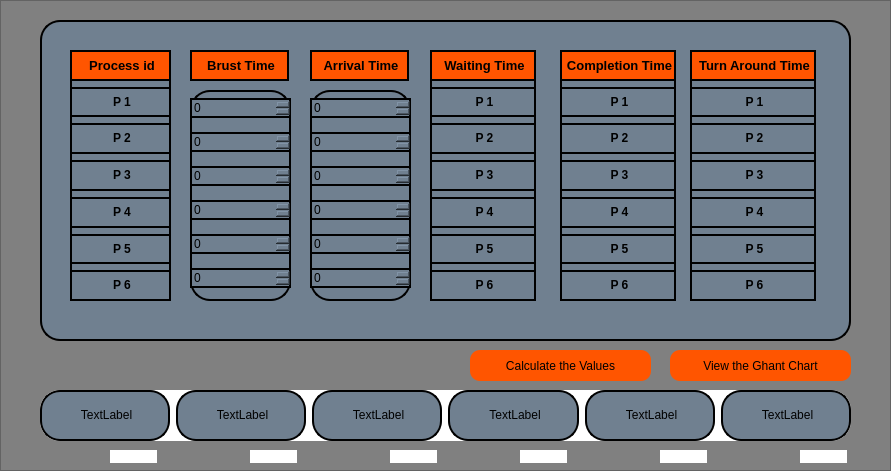
   <widget class="QFrame" name="frame_6">
    <property name="geometry">
     <rect>
      <x>160</x>
      <y>40</y>
      <width>891</width>
      <height>471</height>
     </rect>
    </property>
    <property name="styleSheet">
     <string notr="true">background-color: rgb(128, 128, 128);</string>
    </property>
    <property name="frameShape">
     <enum>QFrame::StyledPanel</enum>
    </property>
    <property name="frameShadow">
     <enum>QFrame::Raised</enum>
    </property>
    <widget class="QFrame" name="frame_3">
     <property name="geometry">
      <rect>
       <x>40</x>
       <y>20</y>
       <width>811</width>
       <height>321</height>
      </rect>
     </property>
     <property name="styleSheet">
      <string notr="true">background-color: rgb(112, 128, 144);
border-radius:20px;
border:2px solid black;</string>
     </property>
     <property name="frameShape">
      <enum>QFrame::StyledPanel</enum>
     </property>
     <property name="frameShadow">
      <enum>QFrame::Raised</enum>
     </property>
     <widget class="QWidget" name="verticalLayoutWidget">
      <property name="geometry">
       <rect>
        <x>30</x>
        <y>30</y>
        <width>101</width>
        <height>251</height>
       </rect>
      </property>
      <layout class="QVBoxLayout" name="verticalLayout">
       <item>
        <widget class="QLabel" name="label_7">
         <property name="styleSheet">
          <string notr="true">background-color: rgb(255, 85, 0);</string>
         </property>
         <property name="text">
          <string>&lt;html&gt;&lt;head/&gt;&lt;body&gt;&lt;p align=&quot;center&quot;&gt;&lt;span style=&quot; font-size:10pt; font-weight:600;&quot;&gt;Process id&lt;/span&gt;&lt;/p&gt;&lt;/body&gt;&lt;/html&gt;</string>
         </property>
        </widget>
       </item>
       <item>
        <widget class="QLabel" name="p1id">
         <property name="text">
          <string>&lt;html&gt;&lt;head/&gt;&lt;body&gt;&lt;p align=&quot;center&quot;&gt;&lt;span style=&quot; font-weight:600;&quot;&gt;P 1&lt;/span&gt;&lt;/p&gt;&lt;/body&gt;&lt;/html&gt;</string>
         </property>
        </widget>
       </item>
       <item>
        <widget class="QLabel" name="p2id">
         <property name="text">
          <string>&lt;html&gt;&lt;head/&gt;&lt;body&gt;&lt;p align=&quot;center&quot;&gt;&lt;span style=&quot; font-weight:600;&quot;&gt;P 2&lt;/span&gt;&lt;/p&gt;&lt;/body&gt;&lt;/html&gt;</string>
         </property>
        </widget>
       </item>
       <item>
        <widget class="QLabel" name="p3id">
         <property name="text">
          <string>&lt;html&gt;&lt;head/&gt;&lt;body&gt;&lt;p align=&quot;center&quot;&gt;&lt;span style=&quot; font-weight:600;&quot;&gt;P 3&lt;/span&gt;&lt;/p&gt;&lt;/body&gt;&lt;/html&gt;</string>
         </property>
        </widget>
       </item>
       <item>
        <widget class="QLabel" name="p4id">
         <property name="text">
          <string>&lt;html&gt;&lt;head/&gt;&lt;body&gt;&lt;p align=&quot;center&quot;&gt;&lt;span style=&quot; font-weight:600;&quot;&gt;P 4&lt;/span&gt;&lt;/p&gt;&lt;/body&gt;&lt;/html&gt;</string>
         </property>
        </widget>
       </item>
       <item>
        <widget class="QLabel" name="p5id">
         <property name="text">
          <string>&lt;html&gt;&lt;head/&gt;&lt;body&gt;&lt;p align=&quot;center&quot;&gt;&lt;span style=&quot; font-weight:600;&quot;&gt;P 5&lt;/span&gt;&lt;/p&gt;&lt;/body&gt;&lt;/html&gt;</string>
         </property>
        </widget>
       </item>
       <item>
        <widget class="QLabel" name="p6id">
         <property name="text">
          <string>&lt;html&gt;&lt;head/&gt;&lt;body&gt;&lt;p align=&quot;center&quot;&gt;&lt;span style=&quot; font-weight:600;&quot;&gt;P 6&lt;/span&gt;&lt;/p&gt;&lt;/body&gt;&lt;/html&gt;</string>
         </property>
        </widget>
       </item>
      </layout>
     </widget>
     <widget class="QWidget" name="verticalLayoutWidget_2">
      <property name="geometry">
       <rect>
        <x>150</x>
        <y>70</y>
        <width>101</width>
        <height>211</height>
       </rect>
      </property>
      <layout class="QVBoxLayout" name="verticalLayout_2">
       <item>
        <widget class="QSpinBox" name="p1b1id"/>
       </item>
       <item>
        <widget class="QSpinBox" name="p2b2id"/>
       </item>
       <item>
        <widget class="QSpinBox" name="p3b3id"/>
       </item>
       <item>
        <widget class="QSpinBox" name="p4b4id"/>
       </item>
       <item>
        <widget class="QSpinBox" name="p5b5id"/>
       </item>
       <item>
        <widget class="QSpinBox" name="p6b6id">
         <property name="styleSheet">
          <string notr="true">border-radius:none;</string>
         </property>
        </widget>
       </item>
      </layout>
     </widget>
     <widget class="QLabel" name="label_20">
      <property name="geometry">
       <rect>
        <x>150</x>
        <y>30</y>
        <width>99</width>
        <height>31</height>
       </rect>
      </property>
      <property name="styleSheet">
       <string notr="true">background-color: rgb(255, 85, 0);</string>
      </property>
      <property name="text">
       <string>&lt;html&gt;&lt;head/&gt;&lt;body&gt;&lt;p align=&quot;center&quot;&gt;&lt;span style=&quot; font-size:10pt; font-weight:600;&quot;&gt;Brust Time&lt;/span&gt;&lt;/p&gt;&lt;/body&gt;&lt;/html&gt;</string>
      </property>
     </widget>
     <widget class="QWidget" name="verticalLayoutWidget_3">
      <property name="geometry">
       <rect>
        <x>650</x>
        <y>30</y>
        <width>126</width>
        <height>251</height>
       </rect>
      </property>
      <layout class="QVBoxLayout" name="verticalLayout_3">
       <item>
        <widget class="QLabel" name="label_8">
         <property name="styleSheet">
          <string notr="true">background-color: rgb(255, 85, 0);</string>
         </property>
         <property name="text">
          <string>&lt;html&gt;&lt;head/&gt;&lt;body&gt;&lt;p align=&quot;center&quot;&gt;&lt;span style=&quot; font-size:10pt; font-weight:600;&quot;&gt;Turn Around Time&lt;/span&gt;&lt;/p&gt;&lt;/body&gt;&lt;/html&gt;</string>
         </property>
        </widget>
       </item>
       <item>
        <widget class="QLabel" name="p1t1id">
         <property name="text">
          <string>&lt;html&gt;&lt;head/&gt;&lt;body&gt;&lt;p align=&quot;center&quot;&gt;&lt;span style=&quot; font-weight:600;&quot;&gt;P 1&lt;/span&gt;&lt;/p&gt;&lt;/body&gt;&lt;/html&gt;</string>
         </property>
        </widget>
       </item>
       <item>
        <widget class="QLabel" name="p2t2id">
         <property name="text">
          <string>&lt;html&gt;&lt;head/&gt;&lt;body&gt;&lt;p align=&quot;center&quot;&gt;&lt;span style=&quot; font-weight:600;&quot;&gt;P 2&lt;/span&gt;&lt;/p&gt;&lt;/body&gt;&lt;/html&gt;</string>
         </property>
        </widget>
       </item>
       <item>
        <widget class="QLabel" name="p3t3id">
         <property name="text">
          <string>&lt;html&gt;&lt;head/&gt;&lt;body&gt;&lt;p align=&quot;center&quot;&gt;&lt;span style=&quot; font-weight:600;&quot;&gt;P 3&lt;/span&gt;&lt;/p&gt;&lt;/body&gt;&lt;/html&gt;</string>
         </property>
        </widget>
       </item>
       <item>
        <widget class="QLabel" name="p4t4id">
         <property name="text">
          <string>&lt;html&gt;&lt;head/&gt;&lt;body&gt;&lt;p align=&quot;center&quot;&gt;&lt;span style=&quot; font-weight:600;&quot;&gt;P 4&lt;/span&gt;&lt;/p&gt;&lt;/body&gt;&lt;/html&gt;</string>
         </property>
        </widget>
       </item>
       <item>
        <widget class="QLabel" name="p5t5id">
         <property name="text">
          <string>&lt;html&gt;&lt;head/&gt;&lt;body&gt;&lt;p align=&quot;center&quot;&gt;&lt;span style=&quot; font-weight:600;&quot;&gt;P 5&lt;/span&gt;&lt;/p&gt;&lt;/body&gt;&lt;/html&gt;</string>
         </property>
        </widget>
       </item>
       <item>
        <widget class="QLabel" name="p6t6id">
         <property name="text">
          <string>&lt;html&gt;&lt;head/&gt;&lt;body&gt;&lt;p align=&quot;center&quot;&gt;&lt;span style=&quot; font-weight:600;&quot;&gt;P 6&lt;/span&gt;&lt;/p&gt;&lt;/body&gt;&lt;/html&gt;</string>
         </property>
        </widget>
       </item>
      </layout>
     </widget>
     <widget class="QWidget" name="verticalLayoutWidget_4">
      <property name="geometry">
       <rect>
        <x>520</x>
        <y>30</y>
        <width>116</width>
        <height>251</height>
       </rect>
      </property>
      <layout class="QVBoxLayout" name="verticalLayout_4">
       <item>
        <widget class="QLabel" name="label_9">
         <property name="styleSheet">
          <string notr="true">background-color: rgb(255, 85, 0);</string>
         </property>
         <property name="text">
          <string>&lt;html&gt;&lt;head/&gt;&lt;body&gt;&lt;p align=&quot;center&quot;&gt;&lt;span style=&quot; font-size:10pt; font-weight:600;&quot;&gt;Completion Time&lt;/span&gt;&lt;/p&gt;&lt;/body&gt;&lt;/html&gt;</string>
         </property>
        </widget>
       </item>
       <item>
        <widget class="QLabel" name="p1c1id">
         <property name="text">
          <string>&lt;html&gt;&lt;head/&gt;&lt;body&gt;&lt;p align=&quot;center&quot;&gt;&lt;span style=&quot; font-weight:600;&quot;&gt;P 1&lt;/span&gt;&lt;/p&gt;&lt;/body&gt;&lt;/html&gt;</string>
         </property>
        </widget>
       </item>
       <item>
        <widget class="QLabel" name="p2c2id">
         <property name="text">
          <string>&lt;html&gt;&lt;head/&gt;&lt;body&gt;&lt;p align=&quot;center&quot;&gt;&lt;span style=&quot; font-weight:600;&quot;&gt;P 2&lt;/span&gt;&lt;/p&gt;&lt;/body&gt;&lt;/html&gt;</string>
         </property>
        </widget>
       </item>
       <item>
        <widget class="QLabel" name="p3c3id">
         <property name="text">
          <string>&lt;html&gt;&lt;head/&gt;&lt;body&gt;&lt;p align=&quot;center&quot;&gt;&lt;span style=&quot; font-weight:600;&quot;&gt;P 3&lt;/span&gt;&lt;/p&gt;&lt;/body&gt;&lt;/html&gt;</string>
         </property>
        </widget>
       </item>
       <item>
        <widget class="QLabel" name="p4c4id">
         <property name="text">
          <string>&lt;html&gt;&lt;head/&gt;&lt;body&gt;&lt;p align=&quot;center&quot;&gt;&lt;span style=&quot; font-weight:600;&quot;&gt;P 4&lt;/span&gt;&lt;/p&gt;&lt;/body&gt;&lt;/html&gt;</string>
         </property>
        </widget>
       </item>
       <item>
        <widget class="QLabel" name="p5c5id">
         <property name="text">
          <string>&lt;html&gt;&lt;head/&gt;&lt;body&gt;&lt;p align=&quot;center&quot;&gt;&lt;span style=&quot; font-weight:600;&quot;&gt;P 5&lt;/span&gt;&lt;/p&gt;&lt;/body&gt;&lt;/html&gt;</string>
         </property>
        </widget>
       </item>
       <item>
        <widget class="QLabel" name="p6c6id">
         <property name="text">
          <string>&lt;html&gt;&lt;head/&gt;&lt;body&gt;&lt;p align=&quot;center&quot;&gt;&lt;span style=&quot; font-weight:600;&quot;&gt;P 6&lt;/span&gt;&lt;/p&gt;&lt;/body&gt;&lt;/html&gt;</string>
         </property>
        </widget>
       </item>
      </layout>
     </widget>
     <widget class="QWidget" name="verticalLayoutWidget_5">
      <property name="geometry">
       <rect>
        <x>390</x>
        <y>30</y>
        <width>106</width>
        <height>251</height>
       </rect>
      </property>
      <layout class="QVBoxLayout" name="verticalLayout_5">
       <item>
        <widget class="QLabel" name="label_10">
         <property name="styleSheet">
          <string notr="true">background-color: rgb(255, 85, 0);</string>
         </property>
         <property name="text">
          <string>&lt;html&gt;&lt;head/&gt;&lt;body&gt;&lt;p align=&quot;center&quot;&gt;&lt;span style=&quot; font-size:10pt; font-weight:600;&quot;&gt;Waiting Time&lt;/span&gt;&lt;/p&gt;&lt;/body&gt;&lt;/html&gt;</string>
         </property>
        </widget>
       </item>
       <item>
        <widget class="QLabel" name="p1w1id">
         <property name="text">
          <string>&lt;html&gt;&lt;head/&gt;&lt;body&gt;&lt;p align=&quot;center&quot;&gt;&lt;span style=&quot; font-weight:600;&quot;&gt;P 1&lt;/span&gt;&lt;/p&gt;&lt;/body&gt;&lt;/html&gt;</string>
         </property>
        </widget>
       </item>
       <item>
        <widget class="QLabel" name="p2w2id">
         <property name="text">
          <string>&lt;html&gt;&lt;head/&gt;&lt;body&gt;&lt;p align=&quot;center&quot;&gt;&lt;span style=&quot; font-weight:600;&quot;&gt;P 2&lt;/span&gt;&lt;/p&gt;&lt;/body&gt;&lt;/html&gt;</string>
         </property>
        </widget>
       </item>
       <item>
        <widget class="QLabel" name="p3w3id">
         <property name="text">
          <string>&lt;html&gt;&lt;head/&gt;&lt;body&gt;&lt;p align=&quot;center&quot;&gt;&lt;span style=&quot; font-weight:600;&quot;&gt;P 3&lt;/span&gt;&lt;/p&gt;&lt;/body&gt;&lt;/html&gt;</string>
         </property>
        </widget>
       </item>
       <item>
        <widget class="QLabel" name="p4w4id">
         <property name="text">
          <string>&lt;html&gt;&lt;head/&gt;&lt;body&gt;&lt;p align=&quot;center&quot;&gt;&lt;span style=&quot; font-weight:600;&quot;&gt;P 4&lt;/span&gt;&lt;/p&gt;&lt;/body&gt;&lt;/html&gt;</string>
         </property>
        </widget>
       </item>
       <item>
        <widget class="QLabel" name="p5w5id">
         <property name="text">
          <string>&lt;html&gt;&lt;head/&gt;&lt;body&gt;&lt;p align=&quot;center&quot;&gt;&lt;span style=&quot; font-weight:600;&quot;&gt;P 5&lt;/span&gt;&lt;/p&gt;&lt;/body&gt;&lt;/html&gt;</string>
         </property>
        </widget>
       </item>
       <item>
        <widget class="QLabel" name="p6w6id">
         <property name="text">
          <string>&lt;html&gt;&lt;head/&gt;&lt;body&gt;&lt;p align=&quot;center&quot;&gt;&lt;span style=&quot; font-weight:600;&quot;&gt;P 6&lt;/span&gt;&lt;/p&gt;&lt;/body&gt;&lt;/html&gt;</string>
         </property>
        </widget>
       </item>
      </layout>
     </widget>
     <widget class="QLabel" name="label_21">
      <property name="geometry">
       <rect>
        <x>270</x>
        <y>30</y>
        <width>99</width>
        <height>31</height>
       </rect>
      </property>
      <property name="styleSheet">
       <string notr="true">background-color: rgb(255, 85, 0);</string>
      </property>
      <property name="text">
       <string>&lt;html&gt;&lt;head/&gt;&lt;body&gt;&lt;p align=&quot;center&quot;&gt;&lt;span style=&quot; font-size:10pt; font-weight:600;&quot;&gt;Arrival Time&lt;/span&gt;&lt;/p&gt;&lt;/body&gt;&lt;/html&gt;</string>
      </property>
     </widget>
     <widget class="QWidget" name="verticalLayoutWidget_7">
      <property name="geometry">
       <rect>
        <x>270</x>
        <y>70</y>
        <width>101</width>
        <height>211</height>
       </rect>
      </property>
      <layout class="QVBoxLayout" name="verticalLayout_7">
       <item>
        <widget class="QSpinBox" name="p1a1id"/>
       </item>
       <item>
        <widget class="QSpinBox" name="p2a2id"/>
       </item>
       <item>
        <widget class="QSpinBox" name="p3a3id"/>
       </item>
       <item>
        <widget class="QSpinBox" name="p4a4id"/>
       </item>
       <item>
        <widget class="QSpinBox" name="p5a5id"/>
       </item>
       <item>
        <widget class="QSpinBox" name="p6a6id"/>
       </item>
      </layout>
     </widget>
    </widget>
    <widget class="QFrame" name="frame_4">
     <property name="geometry">
      <rect>
       <x>40</x>
       <y>390</y>
       <width>811</width>
       <height>51</height>
      </rect>
     </property>
     <property name="styleSheet">
      <string notr="true">background-color: rgb(255, 255, 255);
border-radius:20px;</string>
     </property>
     <property name="frameShape">
      <enum>QFrame::StyledPanel</enum>
     </property>
     <property name="frameShadow">
      <enum>QFrame::Raised</enum>
     </property>
     <widget class="QWidget" name="horizontalLayoutWidget">
      <property name="geometry">
       <rect>
        <x>0</x>
        <y>0</y>
        <width>811</width>
        <height>51</height>
       </rect>
      </property>
      <layout class="QHBoxLayout" name="horizontalLayout">
       <item>
        <widget class="QLabel" name="program1">
         <property name="styleSheet">
          <string notr="true">background-color: rgb(112, 128, 144);
border:2px solid black;</string>
         </property>
         <property name="text">
          <string>&lt;html&gt;&lt;head/&gt;&lt;body&gt;&lt;p align=&quot;center&quot;&gt;TextLabel&lt;/p&gt;&lt;/body&gt;&lt;/html&gt;</string>
         </property>
        </widget>
       </item>
       <item>
        <widget class="QLabel" name="program2">
         <property name="styleSheet">
          <string notr="true">background-color: rgb(112, 128, 144);
border:2px solid black;</string>
         </property>
         <property name="text">
          <string>&lt;html&gt;&lt;head/&gt;&lt;body&gt;&lt;p align=&quot;center&quot;&gt;TextLabel&lt;/p&gt;&lt;/body&gt;&lt;/html&gt;</string>
         </property>
        </widget>
       </item>
       <item>
        <widget class="QLabel" name="program3">
         <property name="styleSheet">
          <string notr="true">background-color: rgb(112, 128, 144);
border:2px solid black;</string>
         </property>
         <property name="text">
          <string>&lt;html&gt;&lt;head/&gt;&lt;body&gt;&lt;p align=&quot;center&quot;&gt;TextLabel&lt;/p&gt;&lt;/body&gt;&lt;/html&gt;</string>
         </property>
        </widget>
       </item>
       <item>
        <widget class="QLabel" name="program4">
         <property name="styleSheet">
          <string notr="true">background-color: rgb(112, 128, 144);
border:2px solid black;</string>
         </property>
         <property name="text">
          <string>&lt;html&gt;&lt;head/&gt;&lt;body&gt;&lt;p align=&quot;center&quot;&gt;TextLabel&lt;/p&gt;&lt;/body&gt;&lt;/html&gt;</string>
         </property>
        </widget>
       </item>
       <item>
        <widget class="QLabel" name="program5">
         <property name="styleSheet">
          <string notr="true">background-color: rgb(112, 128, 144);
border:2px solid black;</string>
         </property>
         <property name="text">
          <string>&lt;html&gt;&lt;head/&gt;&lt;body&gt;&lt;p align=&quot;center&quot;&gt;TextLabel&lt;/p&gt;&lt;/body&gt;&lt;/html&gt;</string>
         </property>
        </widget>
       </item>
       <item>
        <widget class="QLabel" name="program6">
         <property name="styleSheet">
          <string notr="true">background-color: rgb(112, 128, 144);
border:2px solid black;</string>
         </property>
         <property name="text">
          <string>&lt;html&gt;&lt;head/&gt;&lt;body&gt;&lt;p align=&quot;center&quot;&gt;TextLabel&lt;/p&gt;&lt;/body&gt;&lt;/html&gt;</string>
         </property>
        </widget>
       </item>
      </layout>
     </widget>
    </widget>
    <widget class="QPushButton" name="pushButton">
     <property name="geometry">
      <rect>
       <x>470</x>
       <y>350</y>
       <width>181</width>
       <height>31</height>
      </rect>
     </property>
     <property name="styleSheet">
      <string notr="true">background-color: rgb(255, 85, 0);
border-radius:10px;</string>
     </property>
     <property name="text">
      <string>Calculate the Values</string>
     </property>
    </widget>
    <widget class="QPushButton" name="pushButton2">
     <property name="geometry">
      <rect>
       <x>670</x>
       <y>350</y>
       <width>181</width>
       <height>31</height>
      </rect>
     </property>
     <property name="styleSheet">
      <string notr="true">background-color: rgb(255, 85, 0);
border-radius:10px;</string>
     </property>
     <property name="text">
      <string>View the Ghant Chart</string>
     </property>
     <property name="flat">
      <bool>false</bool>
     </property>
    </widget>
    <widget class="QLabel" name="plength1">
     <property name="geometry">
      <rect>
       <x>110</x>
       <y>450</y>
       <width>47</width>
       <height>13</height>
      </rect>
     </property>
     <property name="styleSheet">
      <string notr="true">background-color: rgb(255, 255, 255);</string>
     </property>
     <property name="text">
      <string>&lt;html&gt;&lt;head/&gt;&lt;body&gt;&lt;p align=&quot;center&quot;&gt;&lt;span style=&quot; font-weight:600;&quot;&gt;&lt;br/&gt;&lt;/span&gt;&lt;/p&gt;&lt;/body&gt;&lt;/html&gt;</string>
     </property>
    </widget>
    <widget class="QLabel" name="plength2">
     <property name="geometry">
      <rect>
       <x>250</x>
       <y>450</y>
       <width>47</width>
       <height>13</height>
      </rect>
     </property>
     <property name="styleSheet">
      <string notr="true">background-color: rgb(255, 255, 255);</string>
     </property>
     <property name="text">
      <string>&lt;html&gt;&lt;head/&gt;&lt;body&gt;&lt;p align=&quot;center&quot;&gt;&lt;span style=&quot; font-weight:600;&quot;&gt;&lt;br/&gt;&lt;/span&gt;&lt;/p&gt;&lt;/body&gt;&lt;/html&gt;</string>
     </property>
    </widget>
    <widget class="QLabel" name="plength3">
     <property name="geometry">
      <rect>
       <x>390</x>
       <y>450</y>
       <width>47</width>
       <height>13</height>
      </rect>
     </property>
     <property name="styleSheet">
      <string notr="true">background-color: rgb(255, 255, 255);</string>
     </property>
     <property name="text">
      <string>&lt;html&gt;&lt;head/&gt;&lt;body&gt;&lt;p align=&quot;center&quot;&gt;&lt;br/&gt;&lt;/p&gt;&lt;/body&gt;&lt;/html&gt;</string>
     </property>
    </widget>
    <widget class="QLabel" name="plength4">
     <property name="geometry">
      <rect>
       <x>520</x>
       <y>450</y>
       <width>47</width>
       <height>13</height>
      </rect>
     </property>
     <property name="styleSheet">
      <string notr="true">background-color: rgb(255, 255, 255);</string>
     </property>
     <property name="text">
      <string>&lt;html&gt;&lt;head/&gt;&lt;body&gt;&lt;p align=&quot;center&quot;&gt;&lt;br/&gt;&lt;/p&gt;&lt;/body&gt;&lt;/html&gt;</string>
     </property>
    </widget>
    <widget class="QLabel" name="plength5">
     <property name="geometry">
      <rect>
       <x>660</x>
       <y>450</y>
       <width>47</width>
       <height>13</height>
      </rect>
     </property>
     <property name="styleSheet">
      <string notr="true">background-color: rgb(255, 255, 255);</string>
     </property>
     <property name="text">
      <string>&lt;html&gt;&lt;head/&gt;&lt;body&gt;&lt;p align=&quot;center&quot;&gt;&lt;br/&gt;&lt;/p&gt;&lt;/body&gt;&lt;/html&gt;</string>
     </property>
    </widget>
    <widget class="QLabel" name="plength6">
     <property name="geometry">
      <rect>
       <x>800</x>
       <y>450</y>
       <width>47</width>
       <height>13</height>
      </rect>
     </property>
     <property name="styleSheet">
      <string notr="true">background-color: rgb(255, 255, 255);</string>
     </property>
     <property name="text">
      <string>&lt;html&gt;&lt;head/&gt;&lt;body&gt;&lt;p align=&quot;center&quot;&gt;&lt;br/&gt;&lt;/p&gt;&lt;/body&gt;&lt;/html&gt;</string>
     </property>
    </widget>
   </widget>
